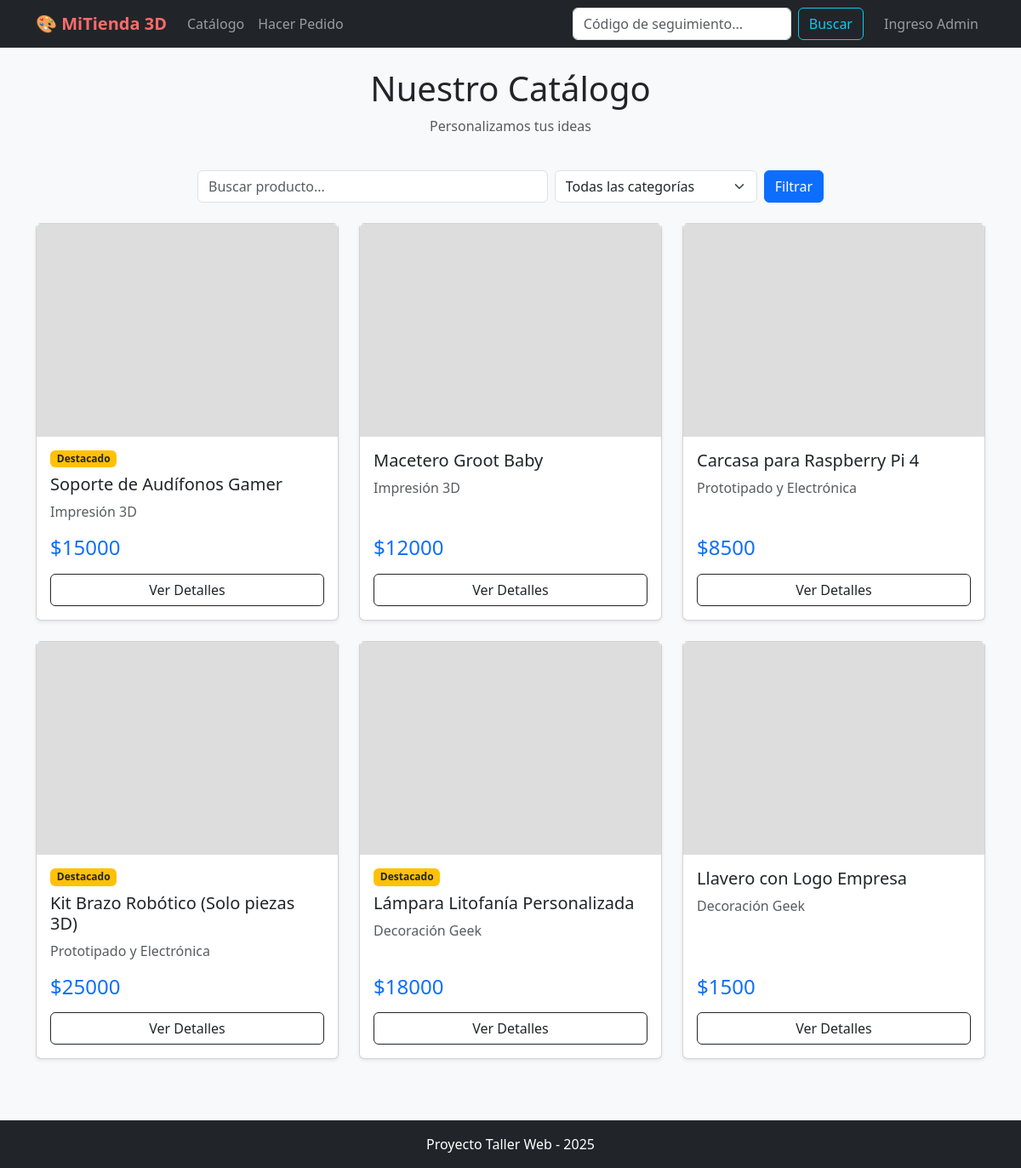
Before: / with the older database file.
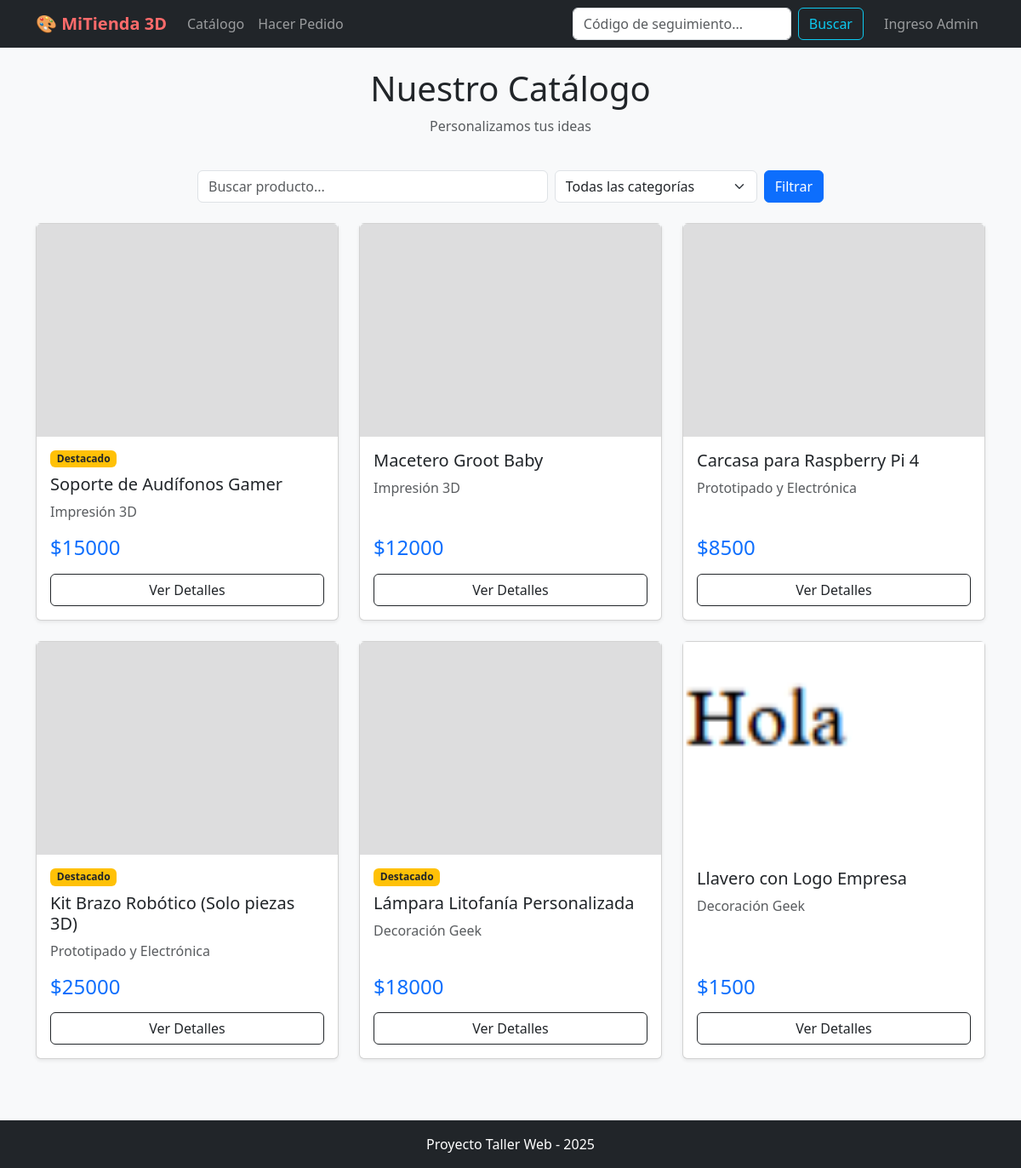
After: the same page with the newer database file.
### store/models.py (models this page shows, shortened)
class Producto(models.Model):
    nombre = models.CharField(max_length=100)
    descripcion = models.TextField()
    categoria = models.ForeignKey(Categoria, on_delete=models.CASCADE)
    precio_base = models.IntegerField()
    imagen = models.ImageField(upload_to='productos/', null=True, blank=True)
    destacado = models.BooleanField(default=False) # Para funcionalidad extra

class Categoria(models.Model):
    nombre = models.CharField(max_length=100)

### store/views.py (the view)
# urls.py: path('', views.catalogo, name='catalogo'),
def catalogo(request):
    query = request.GET.get('q')
    categoria_id = request.GET.get('categoria')
    productos = Producto.objects.all()
    if query:
        productos = productos.filter(nombre__icontains=query)
    if categoria_id:
        productos = productos.filter(categoria_id=categoria_id)
    categorias = Categoria.objects.all()
    return render(request, 'store/catalogo.html', {
        'productos': productos,
        'categorias': categorias
    })

### store/templates/store/catalogo.html (shortened to what this page needs)
{% extends 'store/base.html' %}
{% load static %}
{% block content %}
<div class="row mb-4">
    <div class="col-md-12 text-center">
        <h1>Nuestro Catálogo</h1>
        <p class="text-muted">Personalizamos tus ideas</p>
    </div>
</div>
<div class="row mb-4">
    <div class="col-md-8 offset-md-2">
        <form method="get" class="d-flex gap-2">
            <input type="text" name="q" class="form-control" placeholder="Buscar producto..." value="{{ request.GET.q }}">
            <select name="categoria" class="form-select w-auto">
                <option value="">Todas las categorías</option>
            </select>
            <button type="submit" class="btn btn-primary">Filtrar</button>
        </form>
    </div>
</div>
<div class="row">
    {% for producto in productos %}
    <div class="col-md-4 mb-4">
        <div class="card h-100 shadow-sm">
            <div style="height: 250px; overflow: hidden; background-color: #f8f9fa;">
                {% if producto.imagen %}
                    <img src="{{ producto.imagen.url }}" class="card-img-top" alt="{{ producto.nombre }}" style="width: 100%; height: 100%; object-fit: cover;">
                {% else %}
                    <img src="https://placehold.co/600x400?text=Proximamente&font=roboto" class="card-img-top" alt="Imagen no disponible" style="width: 100%; height: 100%; object-fit: cover; opacity: 0.6;">
                {% endif %}
            </div>
            <div class="card-body d-flex flex-column">
                {% if producto.destacado %}
                    <span class="badge bg-warning text-dark mb-2 w-auto align-self-start">Destacado</span>
                {% endif %}
                <h5 class="card-title">{{ producto.nombre }}</h5>
                <p class="card-text text-muted">{{ producto.categoria.nombre }}</p>
                <div class="mt-auto">
                    <h4 class="text-primary">${{ producto.precio_base }}</h4>
                    <a href="{% url 'detalle' producto.id %}" class="btn btn-outline-dark w-100 mt-2">Ver Detalles</a>
                </div>
            </div>
        </div>
    </div>
    {% empty %}
    <div class="col-12 text-center py-5">
        <h3>No encontramos productos :(</h3>
        <p class="text-muted">Intenta con otra categoría o término de búsqueda.</p>
        <a href="{% url 'catalogo' %}" class="btn btn-link">Ver todo</a>
    </div>
    {% endfor %}
</div>
{% endblock %}

### store/templates/store/base.html (shortened to what this page needs)
<!DOCTYPE html>
<html lang="es">
<head>
    <link href="https://cdn.jsdelivr.net/npm/bootstrap@5.3.0/dist/css/bootstrap.min.css" rel="stylesheet">
</head>
<body>
    <nav class="navbar navbar-expand-lg navbar-dark bg-dark mb-4">
        <div class="container">
            <a class="navbar-brand" href="{% url 'catalogo' %}">🎨 MiTienda 3D</a>
            <div class="collapse navbar-collapse" id="navbarNav">
                <ul class="navbar-nav me-auto">
                    <li class="nav-item">
                        <a class="nav-link" href="{% url 'catalogo' %}">Catálogo</a>
                    </li>
                    <li class="nav-item">
                        <a class="nav-link" href="{% url 'crear_pedido' %}">Hacer Pedido</a>
                    </li>
                </ul>
                <form class="d-flex me-3" action="{% url 'buscar_pedido' %}" method="get">
                    <input class="form-control me-2" type="search" name="token" placeholder="Código de seguimiento..." aria-label="Search">
                    <button class="btn btn-outline-info" type="submit">Buscar</button>
                </form>
                <ul class="navbar-nav">
                    {% if user.is_authenticated %}
                        {% if user.is_staff %}
                            <li class="nav-item dropdown">
                                <a class="nav-link dropdown-toggle text-warning" href="#" role="button" data-bs-toggle="dropdown">
                                    Admin: {{ user.username }}
                                </a>
                                <ul class="dropdown-menu dropdown-menu-end">
                                    <li><a class="dropdown-item" href="/admin/">⚙️ Panel de Gestión</a></li>
                                    <li><a class="dropdown-item" href="{% url 'reporte' %}">📊 Ver Reportes</a></li>
                                    <li><hr class="dropdown-divider"></li>
                                    <li>
                                        <form action="{% url 'logout' %}" method="post">
                                            {% csrf_token %}
                                            <button type="submit" class="dropdown-item text-danger">Cerrar Sesión</button>
                                        </form>
                                    </li>
                                </ul>
                            </li>
                        {% endif %}
                    {% else %}
                        <li class="nav-item">
                            <a class="nav-link" href="{% url 'login' %}">Ingreso Admin</a>
                        </li>
                    {% endif %}
                </ul>
            </div>
        </div>
    </nav>
    <div class="container min-vh-100">
        {% block content %}
        {% endblock %}
    </div>
    <footer class="bg-dark text-white text-center py-3 mt-5">
        <p class="mb-0">Proyecto Taller Web - 2025</p>
    </footer>
</body>
</html>

### store/templates/store/base.html (style rules this page uses)
body { background-color: #f8f9fa; }
.navbar-brand { font-weight: bold; color: #ff6b6b !important; }
.card-img-top { height: 200px; object-fit: cover; }

Changed rows visible on the page:
changed Producto "Llavero con Logo Empresa": imagen: picture added
